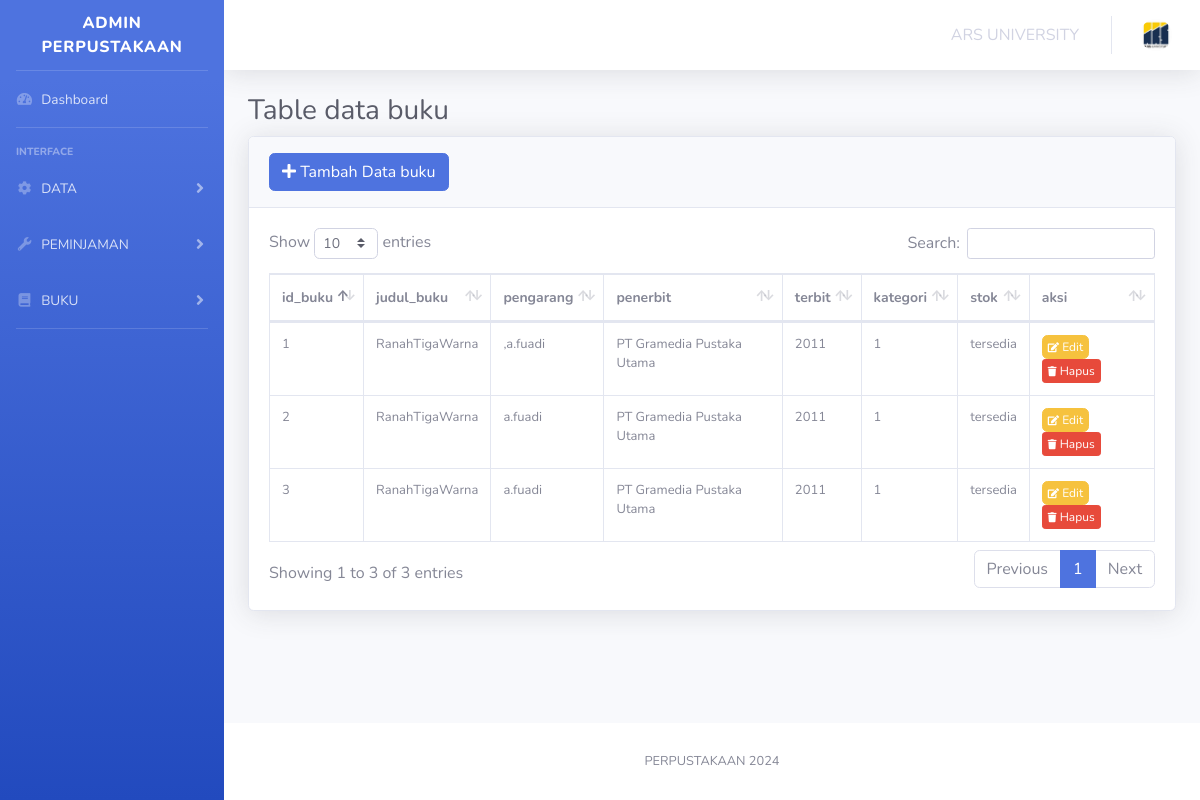
Page /files/views/template/buku.php on the earlier database version.
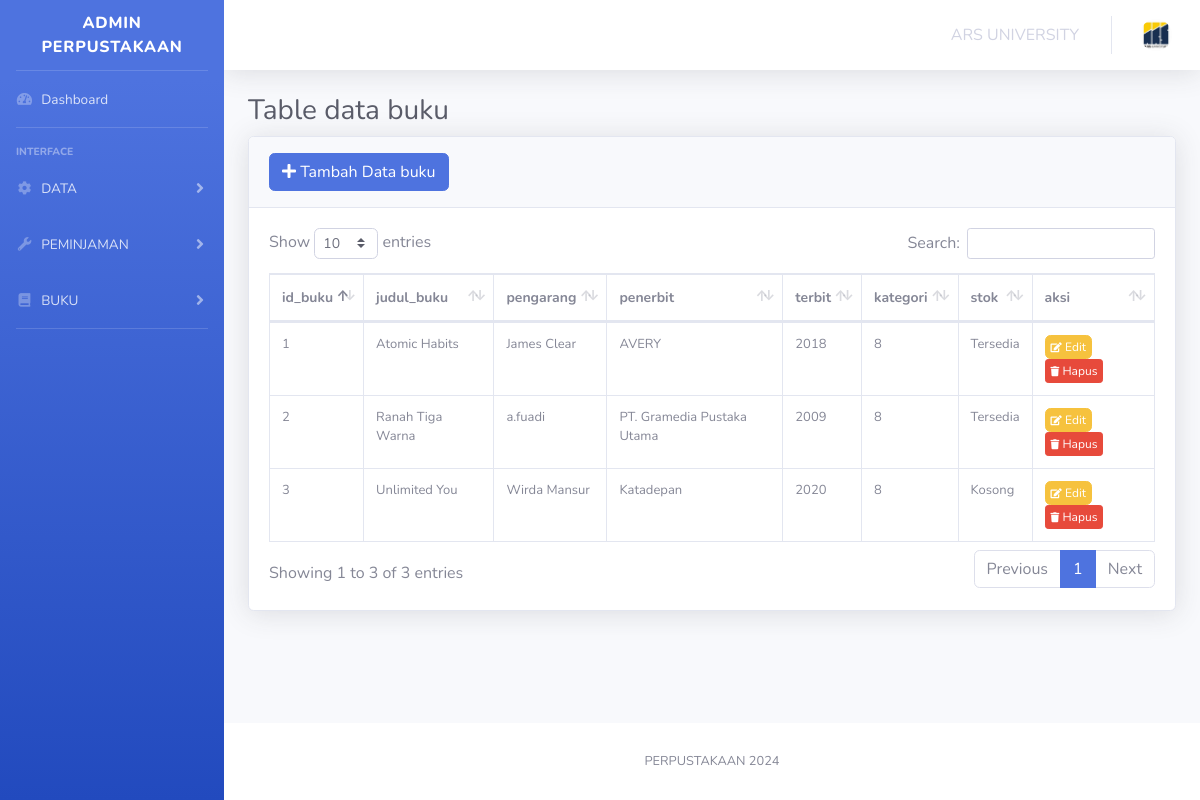
Same page on the later database version.
### tables this page shows
CREATE TABLE `buku` (
  `id_buku` int(11) NOT NULL,
  `judul_buku` varchar(255) NOT NULL,
  `pengarang` varchar(255) NOT NULL,
  `penerbit` varchar(255) NOT NULL,
  `tahun_terbit` year(4) NOT NULL,
  `id_kategori` int(11) NOT NULL,
  `stok` enum('Tersedia','Kosong') NOT NULL
);

### files/views/template/buku.php (the view, shortened to what this page needs)
<!DOCTYPE html>
<html lang="en">
<head>
    <link href="../../../../PERPUSTAKAAN/files/public/vendor/fontawesome-free/css/all.min.css" rel="stylesheet" type="text/css">
    <link href="../../../../PERPUSTAKAAN/files/public/css/sb-admin-2.min.css" rel="stylesheet">
    <link href="../../../../PERPUSTAKAAN/files/public/vendor/datatables/dataTables.bootstrap4.min.css" rel="stylesheet">
</head>
<?php
include(__DIR__ . '/../../app/koneksi.php');
$query = mysqli_query($conn, "SELECT * FROM buku ORDER BY id_buku ASC");
?>
<body id="page-top">
    <div id="wrapper">
        <ul class="navbar-nav bg-gradient-primary sidebar sidebar-dark accordion" id="accordionSidebar">
            <a class="sidebar-brand d-flex align-items-center justify-content-center" href="index.html">
                <div class="sidebar-brand-text mx-3">ADMIN PERPUSTAKAAN</div>
            </a>
            <hr class="sidebar-divider my-0">
            <li class="nav-item">
                <a class="nav-link" href="/PERPUSTAKAAN/files/views/template/main.php">
                    <i class="fas fa-fw fa-tachometer-alt"></i>
                    <span>Dashboard</span>
                </a>
            </li>
            <hr class="sidebar-divider">
            <div class="sidebar-heading">
                Interface
            </div>
            <li class="nav-item">
                <a class="nav-link collapsed" href="#" data-toggle="collapse" data-target="#collapseTwo" aria-expanded="true" aria-controls="collapseTwo">
                    <i class="fas fa-fw fa-cog"></i>
                    <span>DATA</span>
                </a>
            </li>
            <li class="nav-item">
                <a class="nav-link collapsed" href="#" data-toggle="collapse" data-target="#collapseUtilities" aria-expanded="true" aria-controls="collapseUtilities">
                    <i class="fas fa-fw fa-wrench"></i>
                    <span>PEMINJAMAN</span>
                </a>
            </li>
            <li class="nav-item">
                <a class="nav-link collapsed" href="#" data-toggle="collapse" data-target="#collapseBuku" aria-expanded="true" aria-controls="collapseBuku">
                    <i class="fas fa-fw fa-book"></i>
                    <span>BUKU</span>
                </a>
            </li>
            <hr class="sidebar-divider">
        </ul>
        <div id="content-wrapper" class="d-flex flex-column">
            <div id="content">
                <nav class="navbar navbar-expand navbar-light bg-white topbar mb-4 static-top shadow">
                    <ul class="navbar-nav ml-auto">
                        <li class="nav-item dropdown no-arrow mx-1">
                            <a class="nav-link dropdown-toggle" href="https://ars.ac.id" target="_blank" role="button">
                                <span>ARS UNIVERSITY</span>
                            </a>
                        </li>
                        <li class="nav-item dropdown no-arrow">
                            <a class="nav-link dropdown-toggle" href="#" id="userDropdown" role="button" data-toggle="dropdown" aria-haspopup="true" aria-expanded="false">
                                <img class="img-profile rounded-circle" src="../../../../PERPUSTAKAAN/files/public/assets/ARS.jpg">
                            </a>
                        </li>
                    </ul>
                </nav>
                <div class="container-fluid">
                    <h1 class="h3 mb-2 text-gray-800 page-heading">Table data buku</h1>
                    <div class="card shadow mb-4">
                        <div class="card-header py-3">
                            <button class="btn btn-primary" data-toggle="modal" data-target="#exampleModal"><i class="fa fa-plus"></i> Tambah Data buku</button>
                        </div>
                        <div class="card-body">
                            <div class="table-responsive">
                                <table class="table table-bordered" id="dataTable" width="100%" cellspacing="0">
                                    <thead>
                                        <tr style="font-size: 14px;">
                                            <th>id_buku</th>
                                            <th>judul_buku</th>
                                            <th>pengarang</th>
                                            <th>penerbit</th>
                                            <th>terbit</th>
                                            <th>kategori</th>
                                            <th>stok</th>
                                            <th>aksi</th>
                                        </tr>
                                    </thead>
                                    <tbody>
                                        <?php
                                        $id_buku = 1;
                                        while ($data = $query->fetch_object()) {
                                        ?>
                                            <tr style="font-size: 13px;">
                                                <td><?= $id_buku; ?></td>
                                                <td><?= $data->judul_buku; ?></td>
                                                <td><?= $data->pengarang; ?></td>
                                                <td><?= $data->penerbit; ?></td>
                                                <td><?= $data->tahun_terbit; ?></td>
                                                <td><?= $data->id_kategori; ?></td>
                                                <td><?= $data->stok; ?></td>
                                                <td>
                                                    <a href="?edit=<?= $data->id_buku; ?>" class="btn btn-warning" style="font-size: 12px; padding: 2px 5px;" data-target="#editModal">
                                                        <i class="fa fa-edit" style="font-size: 10px;"></i> Edit
                                                    </a>
                                                    <a href="?hapus=<?= $data->id_buku; ?>" class="btn btn-danger btn-sm" style="font-size: 12px; padding: 2px 5px;" onclick="return confirm('Yakin menghapus data ini?');">
                                                        <i class="fa fa-trash" style="font-size: 10px;"></i> Hapus
                                                    </a>
                                                </td>
                                            </tr>
                                        <?php
                                            $id_buku++;
                                        }
                                        ?>
                                    </tbody>
                                </table>
                            </div>
                        </div>
                    </div>
                </div>
            </div>
            <footer class="sticky-footer bg-white">
                <div class="container my-auto">
                    <div class="copyright text-center my-auto">
                        <span>PERPUSTAKAAN 2024</span>
                    </div>
                </div>
            </footer>
        </div>
    </div>
</body>
</html>

### files/views/template/buku.php (style rules this page uses)
.page-heading { margin-top: 20px; }

Differences in the rows shown:
removed buku: judul_buku "RanahTigaWarna", pengarang "a.fuadi", penerbit "PT Gramedia Pustaka Utama", tahun_terbit "2011", id_kategori "1", stok "tersedia"
changed buku: judul_buku "RanahTigaWarna" → "Atomic Habits"; pengarang ",a.fuadi" → "James Clear"; penerbit "PT Gramedia Pustaka Utama" → "AVERY"; tahun_terbit "2011" → "2018"; id_kategori "1" → "8"; stok "tersedia" → "Tersedia"
changed buku "a.fuadi": judul_buku "RanahTigaWarna" → "Ranah Tiga Warna"; penerbit "PT Gramedia Pustaka Utama" → "PT. Gramedia Pustaka Utama"; tahun_terbit "2011" → "2009"; id_kategori "1" → "8"; stok "tersedia" → "Tersedia"
added buku: judul_buku "Unlimited You", pengarang "Wirda Mansur", penerbit "Katadepan", tahun_terbit "2020", id_kategori "8", stok "Kosong"
